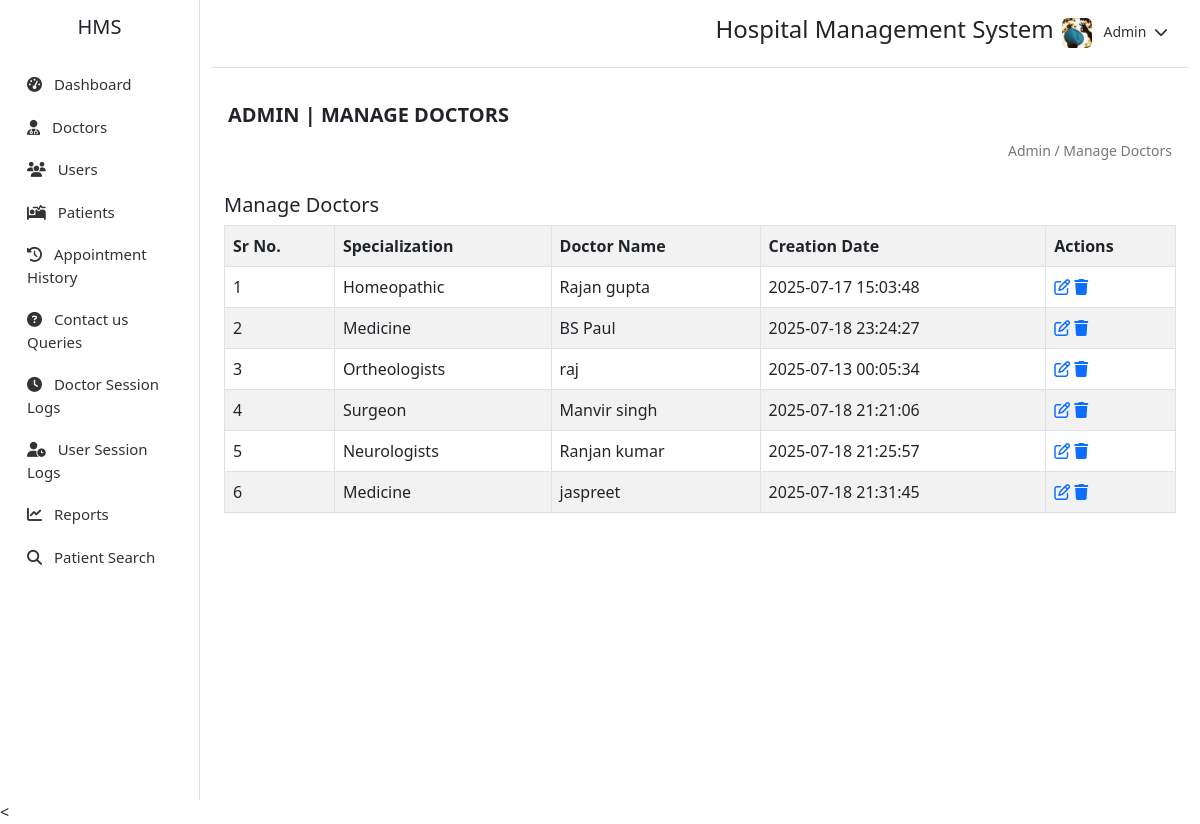
The app's page /admin/manage_doctors.php with its own data.
### tables this page shows
CREATE TABLE `doctors` (
  `id` int(11) NOT NULL,
  `specialization_id` int(11) NOT NULL,
  `doctor_name` text NOT NULL,
  `doctor_clinic_address` varchar(255) NOT NULL,
  `doctor_consultancy_fee` decimal(65,0) NOT NULL,
  `doctor_contact_number` text NOT NULL,
  `doctor_email` varchar(50) NOT NULL,
  `password` varchar(255) NOT NULL,
  `created_at` timestamp NOT NULL DEFAULT current_timestamp() ON UPDATE current_timestamp()
);

CREATE TABLE `doctors_specialization` (
  `id` int(11) NOT NULL,
  `specialization` text NOT NULL,
  `created_at` timestamp NOT NULL DEFAULT current_timestamp() ON UPDATE current_timestamp(),
  `updated_at` timestamp NULL DEFAULT NULL
);

### admin/manage_doctors.php (the view, shortened to what this page needs)
<?php
$query = "
  SELECT
    d.id,
    ds.specialization,
    d.doctor_name,
    d.created_at
  FROM doctors d
  JOIN doctors_specialization ds ON d.specialization_id = ds.id
";
$result = mysqli_query($conn, $query);
$sr_no = 1;
?>
<!DOCTYPE html>
<html lang="en">
<head>
<link rel="stylesheet" href="style.css">
    <link href="https://cdn.jsdelivr.net/npm/bootstrap@5.3.0/dist/css/bootstrap.min.css" rel="stylesheet">
    <link href="https://cdnjs.cloudflare.com/ajax/libs/font-awesome/6.5.0/css/all.min.css" rel="stylesheet">
</head>
<body>
    <div class="container-fluid">
        <div class="row">
            <div class="col-md-2 sidebar">
                <h5 class="text-center mb-4">HMS</h5>
                <nav class="nav flex-column">
                    <a class="nav-link" href="#"><i class="fas fa-tachometer-alt"></i> Dashboard</a>
                    <li class="nav-item">
                        <a class="nav-link" data-bs-toggle="collapse" href="#doctorsMenu" role="button" aria-expanded="false" aria-controls="doctorsMenu">
                            <i class="fas fa-user-md"></i> Doctors
                        </a>
                    </li>
                    <li class="nav-item">
                        <a class="nav-link" data-bs-toggle="collapse" href="#usersMenu" role="button" aria-expanded="false" aria-controls="usersMenu">
                            <i class="fas fa-users"></i> Users
                        </a>
                    </li>
                    <a class="nav-link" href="#"><i class="fas fa-procedures"></i> Patients</a>
                    <a class="nav-link" href="#"><i class="fas fa-history"></i> Appointment History</a>
                   <li class="nav-item">
                        <a class="nav-link" data-bs-toggle="collapse" href="#ContactusqueryMenu" role="button" aria-expanded="false" aria-controls="usersMenu">
                            <i class="fas fa-question-circle"></i> Contact us Queries
                        </a>
                    </li>
                    <a class="nav-link" href="#"><i class="fas fa-clock"></i> Doctor Session Logs</a>
                    <a class="nav-link" href="#"><i class="fas fa-user-clock"></i> User Session Logs</a>
                    <a class="nav-link" href="#"><i class="fas fa-chart-line"></i> Reports</a>
                    <a class="nav-link" href="#"><i class="fas fa-search"></i> Patient Search</a>
                </nav>
            </div>
            <div class="col-md-10">
                <div class="topbar d-flex justify-content-end align-items-center">
                    <div>
                        <h4 class="me-2 ">Hospital Management System</h4>
                    </div>
                    <div class="admin-profile">
                        <img src="../images/admin.jpeg" class="rounded me-2" alt="Admin" width="30" height="30">
                        Admin <i class="fas fa-chevron-down ms-1"></i>
                    </div>
                </div>
                <div class="p-3">
                    <div class="dashboard-header mt-3">ADMIN | MANAGE DOCTORS</div>
                    <div class="breadcrumb-text d-flex justify-content-end">Admin / Manage Doctors</div>
                </div>
                <div class="container">
                    <h5 class="fw-lighter mt-3">Manage Doctors </h5>
                    <table class="table table-bordered table-striped">
                        <tr class="fw-lighter">
                            <th>Sr No.</th>
                            <th>Specialization</th>
                            <th>Doctor Name</th>
                            <th>Creation Date</th>
                            <th>Actions</th>
                        </tr>
                        <?php while ($row = mysqli_fetch_assoc($result)) { ?>
                            <tr>
                                <td><?php echo $sr_no++; ?></td>
                                <td><?php echo htmlspecialchars($row['specialization']); ?></td>
                                <td><?php echo htmlspecialchars($row['doctor_name']); ?></td>
                                <td><?php echo $row['created_at']; ?></td>
                                <td>
                                    <a href='edit-doctor.php?id=<?php echo $row["id"]; ?>'><i class='fa-regular fa-pen-to-square'></i></a>
                                    <a href='delete-doctor.php?id=<?php echo $row["id"]; ?>' onclick='return confirm("Are you sure?")'><i class='fa-solid fa-trash'></i></a>
                                </td>
                            </tr>
                        <?php } ?>
                    </table>
                </div>
            </div>
        </div>
    </div>
</body>
</html>

### admin/style.css (style rules this page uses)
body { background: #f8f9fa; font-family: Arial, sans-serif; }
.sidebar { height: 100vh; background-color: #fff; border-right: 1px solid #ddd; padding: 15px; }
.sidebar .nav-link { color: #333; font-size: 15px; padding: 10px 15px; }
.sidebar .nav-link i { margin-right: 8px; }
.topbar { background-color: #fff; border-bottom: 1px solid #ddd; padding: 15px; }
.dashboard-header { font-size: 20px; font-weight: 600; margin-bottom: 10px; }
.breadcrumb-text { font-size: 14px; color: #777; }
.admin-profile { float: right; font-size: 14px; color: #333; }
.admin-profile i { margin-right: 5px; }

### records on screen
doctors: specialization.specialization "Homeopathic", doctor_name "Rajan gupta", created_at "2025-07-17 15:03:48"
doctors: specialization.specialization "Medicine", doctor_name "BS Paul", created_at "2025-07-18 23:24:27"
doctors: specialization.specialization "Ortheologists", doctor_name "raj", created_at "2025-07-13 00:05:34"
doctors: specialization.specialization "Surgeon", doctor_name "Manvir singh", created_at "2025-07-18 21:21:06"
doctors: specialization.specialization "Neurologists", doctor_name "Ranjan kumar", created_at "2025-07-18 21:25:57"
doctors: specialization.specialization "Medicine", doctor_name "jaspreet", created_at "2025-07-18 21:31:45"
